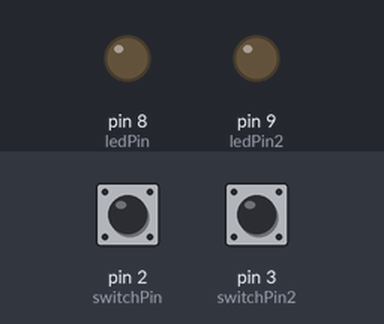
A sketch run on a simulated Arduino Uno, built with avr-gcc and run on an emulated ATmega328P. Parts: output pins drawn as LEDs (lit = HIGH). Inputs (shaded band) come from the test bench; at power-on: pin 2 (switchPin) LOW, pin 3 (switchPin2) LOW. What the sketch prints to the serial monitor is not drawn.

Above: at 1.2 s.
1.3 s: pin 2 (switchPin) pulled HIGH for 0.15 s
At 1.38 s:
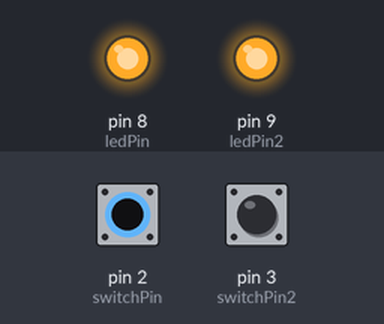
2.9 s: pin 2 (switchPin) pulled HIGH for 3.2 s
At 6.9 s:
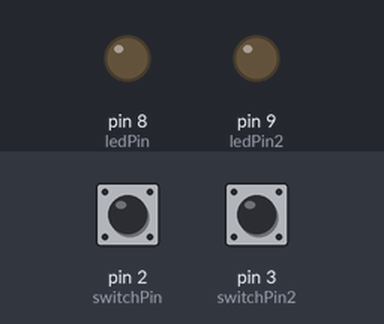
Timing chart, 0 to 8.4 s (numbered marks = the images above; inputs shaded):
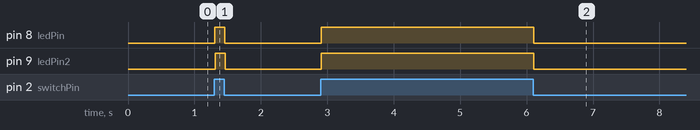

The sketch:

led_pin_and_switch.ino
```cpp
int ledPin = 8;
int ledPin2 = 9;
int switchPin= 2;
int switchPin2= 3;
int buttonRead = 0;
int buttonRead2 = 0;


void setup() {
  pinMode(switchPin,INPUT);
  pinMode(ledPin,OUTPUT);
  pinMode(switchPin2,INPUT);
  pinMode(ledPin2,OUTPUT);
  Serial.begin(9600);
}

void loop() {
  //digitalWrite(ledPin,HIGH);

    buttonRead = digitalRead(switchPin);
  Serial.println(buttonRead);

  if(buttonRead == 1){
    digitalWrite(ledPin,HIGH);
  }
  if (buttonRead == 0) {
    digitalWrite(ledPin,LOW);

  }

  buttonRead2 = digitalRead(switchPin2);
  Serial.println(buttonRead2);

  if(buttonRead == 1){
    digitalWrite(ledPin2,HIGH);
  }
  if (buttonRead == 0) {
    digitalWrite(ledPin2,LOW);

  }

}
```

Measured:
- after the input at 1.3 s, pin 8 (ledPin), pin 9 (ledPin2): LOW → HIGH at once, → LOW 0.15 s later
- after the input at 2.9 s, pin 8 (ledPin), pin 9 (ledPin2): LOW → HIGH at once, → LOW 3.2 s later
